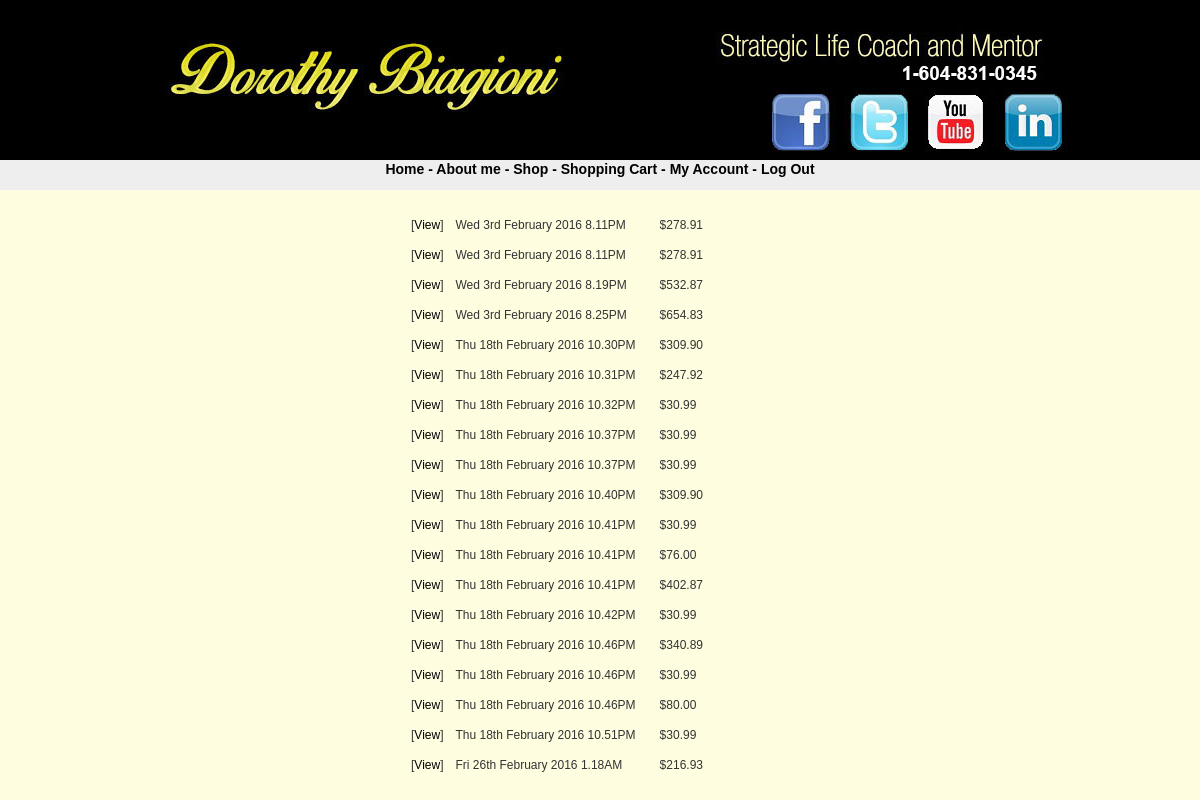
Screenshot of /src/final/history.php (signed in) with the database file from the repository.
### tables this page shows
CREATE TABLE IF NOT EXISTS `orders` (
  `id` int(11) NOT NULL AUTO_INCREMENT,
  `customer_id` int(11) NOT NULL,
  `date` datetime NOT NULL,
  `total` float NOT NULL,
  `Paid` tinyint(4) NOT NULL,
  PRIMARY KEY (`id`)
);

### src/final/history.php (the view, shortened to what this page needs)
<?php
require("header.php");
if(isset($_SESSION['SESS_LOGGEDIN']))
{
    $custsql = "SELECT * from orders WHERE Paid = 1 AND customer_id = ". $_SESSION['SESS_USERID']." order by date";
    $custres = mysqli_query($mysqli,$custsql) or die(mysqli_error($mysqli));
	$custnumrows = mysqli_num_rows($custres);
	if($custnumrows != 0)
    {
		echo "<table cellspacing=10>";
		while($row = mysqli_fetch_assoc($custres))
		{
		echo "<tr>";
		echo "<td>[<a href='detail.php?id=" . $row['id']. "'>View</a>]</td>";
		echo "<td>". date("D jS F Y g.iA", strtotime($row['date'])). "</td>";
		echo "<td>";
		echo "</td>";
		echo "<td>$" . sprintf('%.2f',$row['total']) . "</td>";
		echo "<td>";
		echo "</td>";
		echo "</tr>";
		}
		echo "</table>";
    }
    else
	{
		echo "<strong>No orders</strong>";
    }
}
else
{
    echo("<script>alert('Please Login first')</script>");
    echo("<script>window.location = 'login.php';</script>");
}
?>

### src/final/css/stylesheet.css (style rules this page uses)
body { font-family: "trebuchet ms", verdana, sans-serif; font-size: 12px; line-height: 1.5em; color: #333; background: #FEFDE0; margin: 0; padding: 0; text-align: center; width: 100%; }
a:link { text-decoration: none; color: #000; }

### rows the page displays
orders: date "Wed 3rd February 2016 8.11PM", total "278.91"
orders: date "Wed 3rd February 2016 8.11PM", total "278.91"
orders: date "Wed 3rd February 2016 8.19PM", total "532.87"
orders: date "Wed 3rd February 2016 8.25PM", total "654.83"
orders: date "Thu 18th February 2016 10.30PM", total "309.90"
orders: date "Thu 18th February 2016 10.31PM", total "247.92"
orders: date "Thu 18th February 2016 10.32PM", total "30.99"
orders: date "Thu 18th February 2016 10.37PM", total "30.99"
orders: date "Thu 18th February 2016 10.37PM", total "30.99"
orders: date "Thu 18th February 2016 10.40PM", total "309.90"
orders: date "Thu 18th February 2016 10.41PM", total "30.99"
orders: date "Thu 18th February 2016 10.41PM", total "76.00"
orders: date "Thu 18th February 2016 10.41PM", total "402.87"
orders: date "Thu 18th February 2016 10.42PM", total "30.99"
orders: date "Thu 18th February 2016 10.46PM", total "340.89"
orders: date "Thu 18th February 2016 10.46PM", total "30.99"
orders: date "Thu 18th February 2016 10.46PM", total "80.00"
orders: date "Thu 18th February 2016 10.51PM", total "30.99"
orders: date "Fri 26th February 2016 1.18AM", total "216.93"
